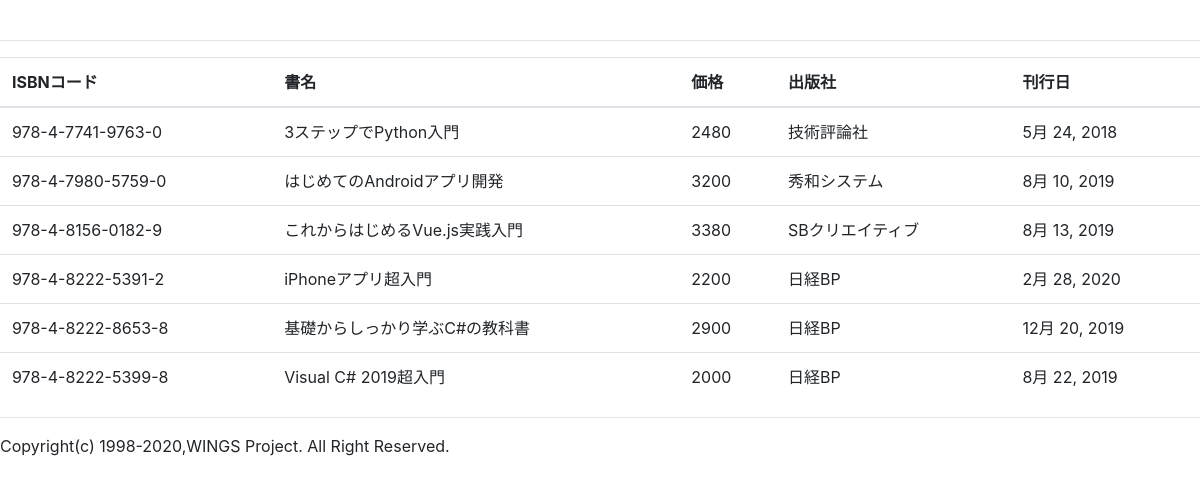
The app's page /main/exclude with its own data.
### main/models.py (models this page shows, shortened)
class Book(models.Model):
    isbn = models.CharField(
        verbose_name='ISBNコード',
        max_length=20
    )
    title = models.CharField(
        verbose_name='書名',
        max_length=100
    )
    price = models.IntegerField(
        verbose_name='価格',
        default=0
    )
    publisher = models.CharField(
        verbose_name='出版社',
        max_length=50,
        choices=[
            ('翔泳社', '翔泳社'),
            ('技術評論社', '技術評論社'),
            ('秀和システム', '秀和システム'),
            ('SBクリエティブ', 'SBクリエティブ'),
            ('日経BP', '日経BP')
        ]
    )
    published = models.DateField(
        verbose_name='刊行日'
    )

### main/views.py (the view)
# urls.py: path('exclude', views.exclude, name='exclude'),
def exclude(request):
    books = Book.objects.exclude(publisher='翔泳社')
    return render(request, 'main/book_list.html', {
        'books': books
    })

### main/templates/main/book_list.html
{% extends 'main/layout.html' %}
{% block main %}
<table class="table">
    <thead>
        <th>ISBNコード</th>
        <th>書名</th>
        <th>価格</th>
        <th>出版社</th>
        <th>刊行日</th>
    </thead>
    <tbody>
        {% for b in books %}
        <tr>
            <td>{{ b.isbn }}</td>
            <td>{{ b.title }}</td>
            <td>{{ b.price }}</td>
            <td>{{ b.publisher }}</td>
            <td>{{ b.published | date:'DATE_FORMAT' }}</td>
        </tr>
        {% endfor %}
    </tbody>
</table>
{% endblock main %}

### records on screen
Book: isbn "978-4-7741-9763-0", title "3ステップでPython入門", price "2480", publisher "技術評論社", published "5月 24, 2018"
Book: isbn "978-4-7980-5759-0", title "はじめてのAndroidアプリ開発", price "3200", publisher "秀和システム", published "8月 10, 2019"
Book: isbn "978-4-8156-0182-9", title "これからはじめるVue.js実践入門", price "3380", publisher "SBクリエイティブ", published "8月 13, 2019"
Book: isbn "978-4-8222-5391-2", title "iPhoneアプリ超入門", price "2200", publisher "日経BP", published "2月 28, 2020"
Book: isbn "978-4-8222-8653-8", title "基礎からしっかり学ぶC#の教科書", price "2900", publisher "日経BP", published "12月 20, 2019"
Book: isbn "978-4-8222-5399-8", title "Visual C# 2019超入門", price "2000", publisher "日経BP", published "8月 22, 2019"
